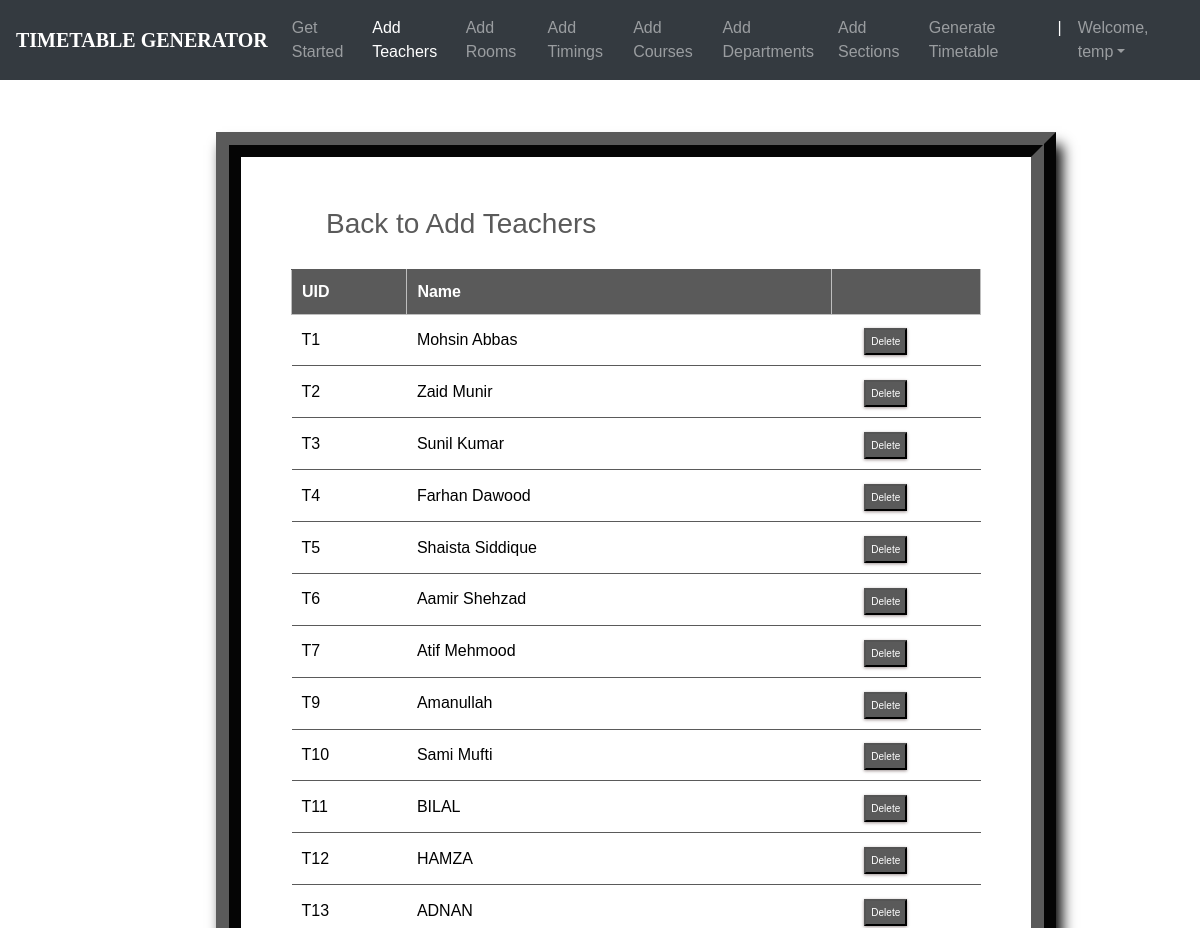
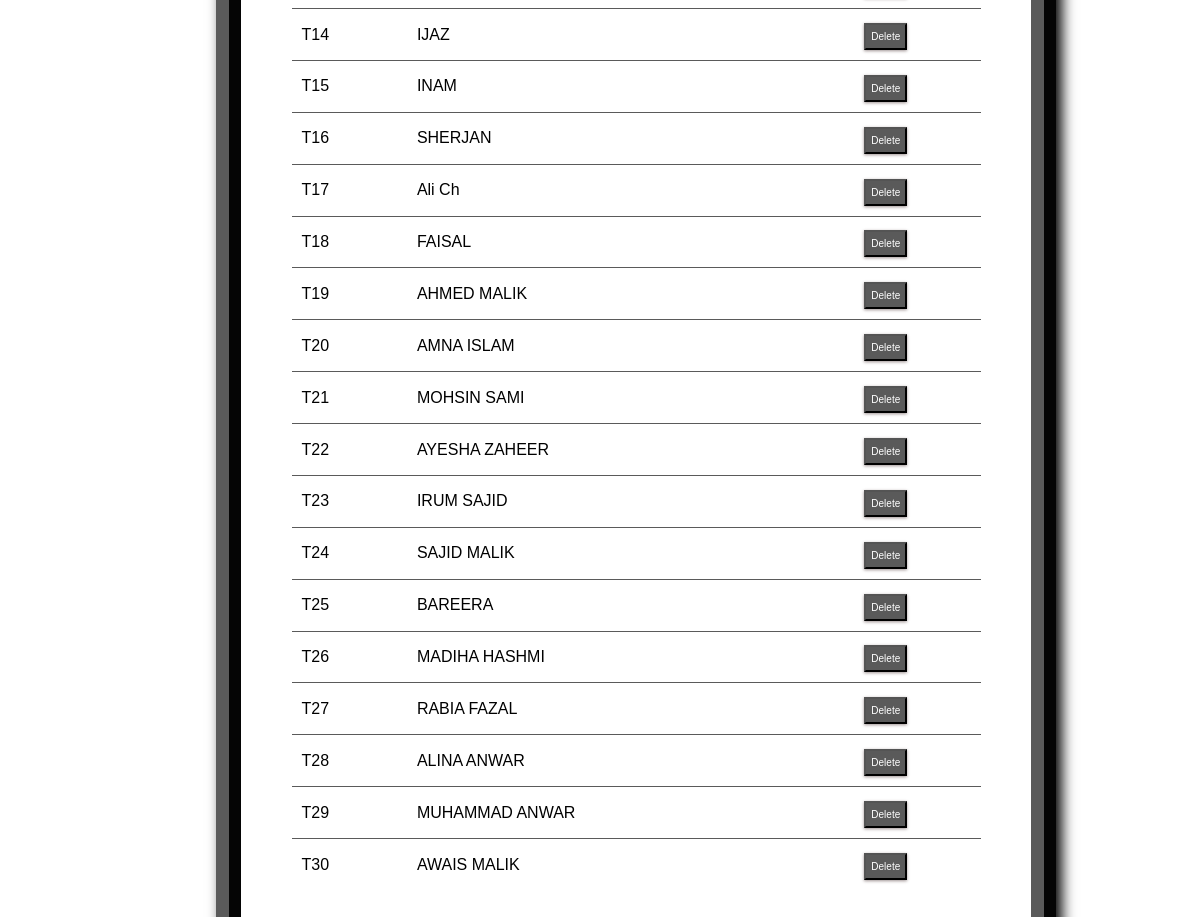
/teachers_list/ (signed in), run on the app's committed database (2 pictures, top to bottom).
### ttgen/models.py (models this page shows, shortened)
class Instructor(models.Model):
    uid = models.CharField(max_length=6)
    name = models.CharField(max_length=25)

### ttgen/views.py (the view)
# urls.py: path('teachers_list/', views.inst_list_view , name='editinstructor'),
@login_required
def inst_list_view(request):
    context = {
        'instructors': Instructor.objects.all()
    }
    return render(request, 'inslist.html', context)

### templates/inslist.html (shortened to what this page needs)
<!DOCTYPE html>
<html lang="en">
<head>
	<link rel="stylesheet" href="https://maxcdn.bootstrapcdn.com/bootstrap/4.0.0/css/bootstrap.min.css">
    <link rel="stylesheet" type="text/css" href="static/css/index.css">
</head>
<body>
        <header>
			<nav class="navbar navbar-expand-md navbar-dark fixed-top bg-dark">
                <a class="navbar-brand" href="#"><b>TIMETABLE GENERATOR</b></a>
                <div class="collapse navbar-collapse" id="navbarCollapse">
                    <ul class="navbar-nav ml-auto">
                    <li class="nav-item">
                        <a class="nav-link" href="{% url 'admindash' %}">Get Started</a>
                    </li>
                    <li class="nav-item active">
                        <a class="nav-link" href="{% url 'addInstructors' %}">Add Teachers</a>
                    </li>
                    <li class="nav-item">
                        <a class="nav-link" href="{% url 'addRooms' %}">Add Rooms</a>
                    </li>
                    <li class="nav-item">
		                <a class="nav-link" href="{% url 'addTimings' %}">Add Timings</a>
		            </li>
                    <li class="nav-item">
                        <a class="nav-link" href="{% url 'addCourses' %}">Add Courses</a>
                    </li>
                    <li class="nav-item">
			            <a class="nav-link" href="{% url 'addDepts' %}">Add Departments</a>
		            </li>
                    <li class="nav-item">
			            <a class="nav-link" href="{% url 'addSections' %}">Add Sections</a>
		            </li>
                    <li class="nav-item">
			            <a class="nav-link" href="{% url 'generate' %}">Generate Timetable</a>
		            </li>
                    <li class="nav-item active">
			            <a class="nav-link">|</a>
		            </li>
                    <li class="nav-item dropdown">
		                <a class="nav-link dropdown-toggle" href="#" id="dropdown03" data-toggle="dropdown" aria-haspopup="true" aria-expanded="false">Welcome, {{ user.first_name }}</a>
		            </li>
                    </ul>
                </div>
            </nav>
        </header><br><br>
        {% block content %}
        {% load static %}
<fieldset class="fieldset">
    <a href="{% url 'addInstructors'%}"><h1 class="tablink" onclick="openPage('new')" id="defaultOpen">Back to Add Teachers</h1></a>
    <div class="tabcontent" id="edit">
        <table class="table1">
            <thead>
            <tr class="table-headers">
            <th>UID</th>
            <th>Name</th>
            <th  class="empty"></th>
            </tr>
            </thead>
            <tbody>
            {% for inst in instructors %}
            <tr>
             <td>{{inst.uid}}</td>
             <td>{{inst.name}}</td>
             <td class="empty">
                <form action="{% url 'deleteinstructor' inst.id %}" method="post">
                        <input type="submit" value="Delete" class="cross">
                </form>
             </td>
             </tr>
            {% endfor %}
            </tbody>
        </table>
    </div>
</fieldset>
{% endblock %}

### static/css/index.css (style rules this page uses)
body { padding-top: 3rem; padding-bottom: 3rem; color: #000000; font-family: 'Poppins', sans-serif; overflow: auto; }
nav { font-family: sans-serif; }
.navbar-brand { font-size: 20px; font-family: Georgia, 'Times New Roman', Times, serif; }

### templates/inslist.html (style rules this page uses)
nav { font-family: sans-serif; }
.navbar-brand { font-size: 20px; font-family: Georgia, 'Times New Roman', Times, serif; }
* { margin: 0; padding: 0; box-sizing: border-box; }
html { scroll-behavior: smooth; }
a { text-decoration:none; }
form { margin-top: 3%; margin-left: 18%; margin-right: 12%; }
fieldset h1 { color: #5a5a5a; padding-bottom: 20px; margin-left: 35px; display: inline-block; cursor: pointer; font-size: 28px; }
fieldset input { padding:8px; color: #938c8c }
.table2 td, th { border: 1px solid rgb(190,190,190); padding: 10px 20px; }
.table1 { width: 100%; border-collapse: collapse; text-align: left; overflow: hidden; }
.table1 td, th { border-top: 1px solid #5a5a5a; padding: 10px; }
.table1 th { background-color: #5a5a5a; color: #fff; }
.cross { font-size:10px; box-shadow: 0px 1px 3px 0px #9e9292; padding: 4px 5px; color: #fff; background-color: #5a5a5a; cursor: pointer; }
.fieldset { margin-top: 3%; margin-left: 18%; margin-right: 12%; padding: 50px; border-width: 25px; border-style: ridge; border-color: #5a5a5a; box-shadow: 6px 13px 13px 0px black; background-color: #fff; }

### data on the page
Instructor: uid "T1", name "Mohsin Abbas"
Instructor: uid "T2", name "Zaid Munir"
Instructor: uid "T3", name "Sunil Kumar"
Instructor: uid "T4", name "Farhan Dawood"
Instructor: uid "T5", name "Shaista Siddique"
Instructor: uid "T6", name "Aamir Shehzad"
Instructor: uid "T7", name "Atif Mehmood"
Instructor: uid "T9", name "Amanullah"
Instructor: uid "T10", name "Sami Mufti"
Instructor: uid "T11", name "BILAL"
Instructor: uid "T12", name "HAMZA"
Instructor: uid "T13", name "ADNAN"
Instructor: uid "T14", name "IJAZ"
Instructor: uid "T15", name "INAM"
Instructor: uid "T16", name "SHERJAN"
Instructor: uid "T17", name "Ali Ch"
Instructor: uid "T18", name "FAISAL"
Instructor: uid "T19", name "AHMED MALIK"
Instructor: uid "T20", name "AMNA ISLAM"
Instructor: uid "T21", name "MOHSIN SAMI"
Instructor: uid "T22", name "AYESHA ZAHEER"
Instructor: uid "T23", name "IRUM SAJID"
Instructor: uid "T24", name "SAJID MALIK"
Instructor: uid "T25", name "BAREERA"
Instructor: uid "T26", name "MADIHA HASHMI"
Instructor: uid "T27", name "RABIA FAZAL"
Instructor: uid "T28", name "ALINA ANWAR"
Instructor: uid "T29", name "MUHAMMAD ANWAR"
Instructor: uid "T30", name "AWAIS MALIK"

### other printed values
{{ user.first_name }} "temp"
